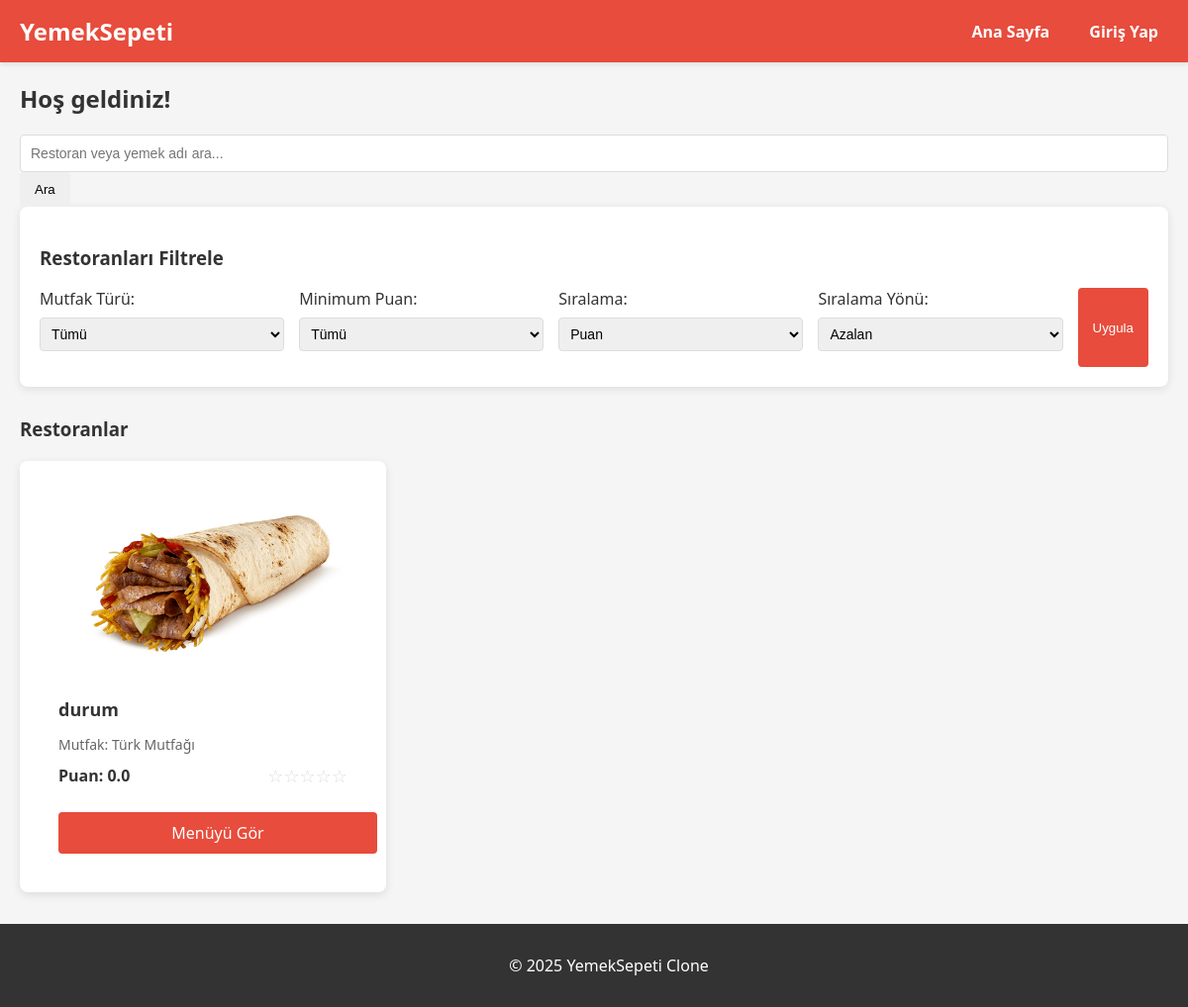
The page / on the database its author committed.
### models.py (models this page shows, shortened)
class Restaurant(db.Model):
    id = db.Column(db.Integer, primary_key=True)
    user_id = db.Column(db.Integer, db.ForeignKey('user.id'), nullable=False)
    restaurant_name = db.Column(db.String(100), nullable=False)
    cuisine_type = db.Column(db.String(50), nullable=False)
    tax_id = db.Column(db.String(20), unique=True, nullable=False)
    is_approved = db.Column(db.Boolean, default=False)
    rating = db.Column(db.Float, default=0.0)
    created_at = db.Column(db.DateTime, default=lambda: datetime.now(timezone.utc))
    image_path = db.Column(db.String(255), nullable=True, default='default_restaurant.png')

### app.py (the view)
@app.route("/")
def home():
    cuisine_filter = request.args.get('cuisine', 'all')
    rating_filter = request.args.get('rating', 'all')
    sort_by = request.args.get('sort_by', 'rating')
    sort_dir = request.args.get('sort_dir', 'desc')
    restaurants_query = Restaurant.query.filter_by(is_approved=True)
    if cuisine_filter != 'all':
        restaurants_query = restaurants_query.filter(Restaurant.cuisine_type == cuisine_filter)
    if rating_filter != 'all' and rating_filter.replace('.', '', 1).isdigit():
        min_rating = float(rating_filter)
        restaurants_query = restaurants_query.filter(Restaurant.rating >= min_rating)
    if sort_by == 'name':
        if sort_dir == 'asc':
            restaurants_query = restaurants_query.order_by(Restaurant.restaurant_name.asc())
        else:
            restaurants_query = restaurants_query.order_by(Restaurant.restaurant_name.desc())
    elif sort_by == 'rating':
        if sort_dir == 'asc':
            restaurants_query = restaurants_query.order_by(Restaurant.rating.asc())
        else:
            restaurants_query = restaurants_query.order_by(Restaurant.rating.desc())
    elif sort_by == 'cuisine':
        if sort_dir == 'asc':
            restaurants_query = restaurants_query.order_by(Restaurant.cuisine_type.asc())
        else:
            restaurants_query = restaurants_query.order_by(Restaurant.cuisine_type.desc())
    restaurants = restaurants_query.all()
    cuisine_types = db.session.query(Restaurant.cuisine_type).distinct().all()
    cuisine_types = [cuisine[0] for cuisine in cuisine_types if cuisine[0] is not None]
    rating_options = ['3.0', '3.5', '4.0', '4.5']
    return render_template(
        "index.html",
        restaurants=restaurants,
        cuisine_types=cuisine_types,
        rating_options=rating_options,
        current_cuisine=cuisine_filter,
        current_rating=rating_filter,
        current_sort_by=sort_by,
        current_sort_dir=sort_dir
    )

### templates/index.html (shortened to what this page needs)
{% extends "base.html" %}
{% block content %}
<h2>Hoş geldiniz!</h2>
<div class="container mt-3 mb-4">
    <div class="row justify-content-center">
        <div class="col-md-8">
            <form action="{{ url_for('search') }}" method="GET" class="d-flex">
                <input class="form-control me-2" type="search" name="query" placeholder="Restoran veya yemek adı ara..." aria-label="Search">
                <button class="btn btn-outline-success" type="submit">Ara</button>
            </form>
        </div>
    </div>
</div>
<div class="filter-container">
    <h3>Restoranları Filtrele</h3>
    <form method="GET" action="{{ url_for('home') }}" class="filter-form">
        <div class="form-group">
            <label for="cuisine">Mutfak Türü:</label>
            <select name="cuisine" id="cuisine" class="form-control">
                <option value="all" {% if current_cuisine == 'all' %}selected{% endif %}>Tümü</option>
            </select>
        </div>
        <div class="form-group">
            <label for="rating">Minimum Puan:</label>
            <select name="rating" id="rating" class="form-control">
                <option value="all" {% if current_rating == 'all' %}selected{% endif %}>Tümü</option>
            </select>
        </div>
        <div class="form-group">
            <label for="sort_by">Sıralama:</label>
            <select name="sort_by" id="sort_by" class="form-control">
                <option value="rating" {% if current_sort_by == 'rating' %}selected{% endif %}>Puan</option>
            </select>
        </div>
        <div class="form-group">
            <label for="sort_dir">Sıralama Yönü:</label>
            <select name="sort_dir" id="sort_dir" class="form-control">
                <option value="desc" {% if current_sort_dir == 'desc' %}selected{% endif %}>Azalan</option>
            </select>
        </div>
        <button type="submit" class="btn btn-primary">Uygula</button>
    </form>
</div>
<div class="restaurants-container">
    <h3>Restoranlar</h3>
    {% if restaurants %}
        <div class="restaurant-list">
            {% for restaurant in restaurants %}
                <div class="restaurant-card">
                    <div class="restaurant-image">
                        {% if restaurant.image_path %}
                            <img src="{{ url_for('static', filename='images/restaurants/' + restaurant.image_path) }}" alt="{{ restaurant.restaurant_name }}">
                         {% else %}
                            <img src="{{ url_for('static', filename='images/restaurants/default.jpg') }}" alt="Default image">
                         {% endif %}                    </div>
                    <div class="restaurant-info">
                        <h4>{{ restaurant.restaurant_name }}</h4>
                        <p class="cuisine">Mutfak: {{ restaurant.cuisine_type }}</p>
                        <div class="rating">
                            <p>Puan: {{ restaurant.rating }}</p>
                            <div class="stars">
                                {% for i in range(5) %}
                                    {% if i < restaurant.rating|int %}
                                        <span class="star filled">★</span>
                                    {% elif i < (restaurant.rating|float + 0.5)|int %}
                                        <span class="star half-filled">★</span>
                                    {% else %}
                                        <span class="star">☆</span>
                                    {% endif %}
                                {% endfor %}
                            </div>
                        </div>
                        <a href="{{ url_for('restaurant_menu', restaurant_id=restaurant.id) }}" class="btn btn-primary">Menüyü Gör</a>
                    </div>
                </div>
            {% endfor %}
        </div>
    {% else %}
        <p>Henüz onaylanmış restoran bulunmamaktadır.</p>
    {% endif %}
</div>
{% endblock %}

### static/styles.css (style rules this page uses)
body { font-family: Arial, sans-serif; margin: 0; padding: 0; background-color: #f8f9fa; }
.form-group { margin-bottom: 1em; }
.form-group label { display: block; margin-bottom: 0.5em; }
.form-group input, .form-group select, .form-group textarea { width: 100%; padding: 0.5em; border: 1px solid #ddd; border-radius: 4px; }
.btn { padding: 0.5em 1em; border: none; border-radius: 4px; cursor: pointer; font-weight: bold; }
.btn-primary { background-color: #e60000; color: white; }
.restaurants-container { margin-top: 2em; }
.restaurant-list { display: grid; grid-template-columns: repeat(auto-fill, minmax(300px, 1fr)); gap: 1.5em; margin-top: 1em; }
.restaurant-card { background-color: white; border-radius: 8px; padding: 1.5em; box-shadow: 0 0 10px rgba(0, 0, 0, 0.1); }
.restaurant-card h4 { margin-top: 0; color: #e60000; }
body { font-family: 'Segoe UI', Tahoma, Geneva, Verdana, sans-serif; margin: 0; padding: 0; background-color: #f5f5f5; color: #333; }
.filter-container { background-color: white; padding: 20px; margin-bottom: 30px; border-radius: 8px; box-shadow: 0 2px 10px rgba(0, 0, 0, 0.1); }
.filter-form { display: flex; flex-wrap: wrap; gap: 15px; margin-top: 15px; }
.form-group { flex: 1; min-width: 200px; }
.form-control { width: 100%; padding: 10px; border: 1px solid #ddd; border-radius: 4px; font-size: 14px; }
.btn { display: inline-block; padding: 10px 15px; border: none; border-radius: 4px; cursor: pointer; text-decoration: none; font-weight: 500; text-align: center; transition: background-color 0.3s, transform 0.2s; }
.btn-primary { background-color: #e74c3c; color: white; }
.restaurants-container { margin-top: 30px; }
.restaurant-list { display: grid; grid-template-columns: repeat(auto-fill, minmax(300px, 1fr)); gap: 25px; margin-top: 20px; }
.restaurant-card { background-color: white; border-radius: 8px; overflow: hidden; box-shadow: 0 3px 10px rgba(0, 0, 0, 0.1); transition: transform 0.3s ease, box-shadow 0.3s ease; }
.restaurant-image { height: 200px; overflow: hidden; }
.restaurant-image img { width: 100%; height: 100%; object-fit: cover; transition: transform 0.5s ease; }
.restaurant-info { padding: 15px; }
.restaurant-info h4 { margin-top: 0; margin-bottom: 10px; color: #333; font-size: 18px; }
.cuisine { color: #666; margin-bottom: 10px; font-size: 14px; }
.rating { display: flex; justify-content: space-between; align-items: center; margin-bottom: 15px; }
.rating p { margin: 0; font-weight: bold; }
.stars { display: flex; }
.star { color: #ddd; font-size: 18px; }
.restaurant-info .btn { width: 100%; margin-top: 10px; }

### rows shown on the page
Restaurant: image_path+restaurant_name (picture), restaurant_name "durum", cuisine_type "Türk Mutfağı", rating "0.0"
